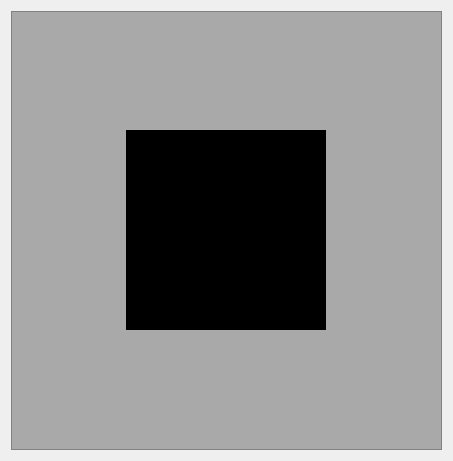
<?xml version="1.0" encoding="UTF-8"?>
<ui version="4.0">
 <class>Form</class>
 <widget class="QWidget" name="Form">
  <property name="geometry">
   <rect>
    <x>0</x>
    <y>0</y>
    <width>453</width>
    <height>461</height>
   </rect>
  </property>
  <property name="windowTitle">
   <string>Form</string>
  </property>
  <layout class="QVBoxLayout" name="verticalLayout">
   <item>
    <widget class="QScrollArea" name="scrollArea">
     <property name="styleSheet">
      <string notr="true">background-color: darkgrey;</string>
     </property>
     <property name="widgetResizable">
      <bool>true</bool>
     </property>
     <widget class="QWidget" name="scrollAreaWidgetContents">
      <property name="geometry">
       <rect>
        <x>0</x>
        <y>0</y>
        <width>433</width>
        <height>441</height>
       </rect>
      </property>
      <layout class="QGridLayout" name="gridLayout_2">
       <item row="0" column="0">
        <widget class="QLabel" name="view">
         <property name="sizePolicy">
          <sizepolicy hsizetype="Fixed" vsizetype="Fixed">
           <horstretch>0</horstretch>
           <verstretch>0</verstretch>
          </sizepolicy>
         </property>
         <property name="minimumSize">
          <size>
           <width>200</width>
           <height>200</height>
          </size>
         </property>
         <property name="styleSheet">
          <string notr="true">QLabel {

	background-color: rgb(0, 0, 0);
}</string>
         </property>
         <property name="text">
          <string/>
         </property>
        </widget>
       </item>
      </layout>
     </widget>
    </widget>
   </item>
  </layout>
 </widget>
 <resources/>
 <connections/>
</ui>
